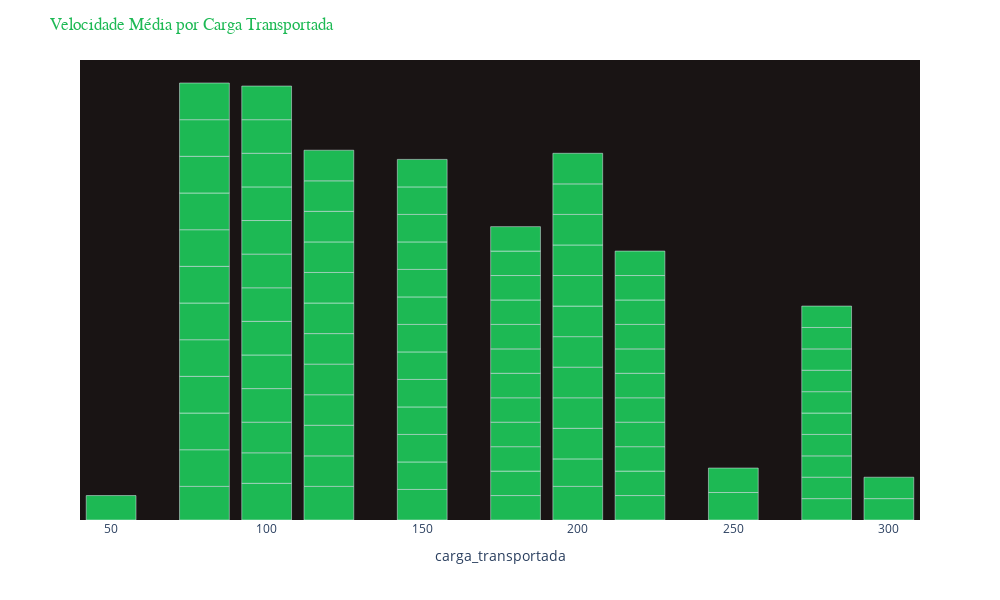

Notebook code cell kept with this figure:
### Code cell
def grafico_bar(eixoX, eixoY): 
    fig = px.bar(df, x=eixoX, y=eixoY)
    fig.update_traces(marker_color='#1db954')
    fig.update_layout(
        title_text='Velocidade Média por Carga Transportada',
        title_font_family='Courier New',
        title_font_color='#1db954',
        plot_bgcolor='#191414',
        height=600,
        width=1000
    )
    fig.update_xaxes(showgrid=False, zeroline=False, visible=True)
    fig.update_yaxes(showgrid=False, zeroline=False, visible=False, hoverformat=False)
    fig.show()

x = 'carga_transportada'
y = 'velocidade_media'

grafico_bar(x, y)

### Figure 1 — Plotly figure (JSON) as saved in the notebook; plotly's stock layout.template omitted (floating-point values rounded to 4 significant figures)
{"data": [{"alignmentgroup": "True", "hovertemplate": "carga_transportada=%{x}<br>velocidade_media=%{y}<extra></extra>", "legendgroup": "", "marker": {"color": "#1db954", "pattern": {"shape": ""}}, "name": "", "offsetgroup": "", "orientation": "v", "showlegend": false, "textposition": "auto", "type": "bar", "x": [100, 200, 50, 150, 250, 80, 180, 300, 100, 150, 120, 250, 100, 200, 80, 180, 300, 120, 150, 220, 100, 200, 80, 180, 280, 120, 150, 220, 100, 200, 80, 180, 280, 120, 150, 220, 100, 200, 80, 180, 280, 120, 150, 220, 100, 200, 80, 180, 280, 120, 150, 220, 100, 200, 80, 180, 280, 120, 150, 220, 100, 200, 80, 180, 280, 120, 150, 220, 100, 200, 80, 180, 280, 120, 150, 220, 100, 200, 80, 180, 280, 120, 150, 220, 100, 200, 80, 180, 280, 120, 150, 220, 100, 200, 80, 180, 280, 120, 150, 220], "xaxis": "x", "y": [60, 55, 40, 50, 45, 55, 40, 35, 50, 45, 55, 40, 50, 45, 60, 40, 35, 50, 45, 40, 55, 50, 60, 40, 35, 50, 45, 40, 55, 50, 60, 40, 35, 50, 45, 40, 55, 50, 60, 40, 35, 50, 45, 40, 55, 50, 60, 40, 35, 50, 45, 40, 55, 50, 60, 40, 35, 50, 45, 40, 55, 50, 60, 40, 35, 50, 45, 40, 55, 50, 60, 40, 35, 50, 45, 40, 55, 50, 60, 40, 35, 50, 45, 40, 55, 50, 60, 40, 35, 50, 45, 40, 55, 50, 60, 40, 35, 50, 45, 40], "yaxis": "y"}], "layout": {"barmode": "relative", "height": 600, "legend": {"tracegroupgap": 0}, "margin": {"t": 60}, "plot_bgcolor": "#191414", "title": {"font": {"color": "#1db954", "family": "Courier New"}, "text": "Velocidade Média por Carga Transportada"}, "width": 1000, "xaxis": {"anchor": "y", "domain": [0, 1], "showgrid": false, "title": {"text": "carga_transportada"}, "visible": true, "zeroline": false}, "yaxis": {"anchor": "x", "domain": [0, 1], "hoverformat": "False", "showgrid": false, "title": {"text": "velocidade_media"}, "visible": false, "zeroline": false}}}
